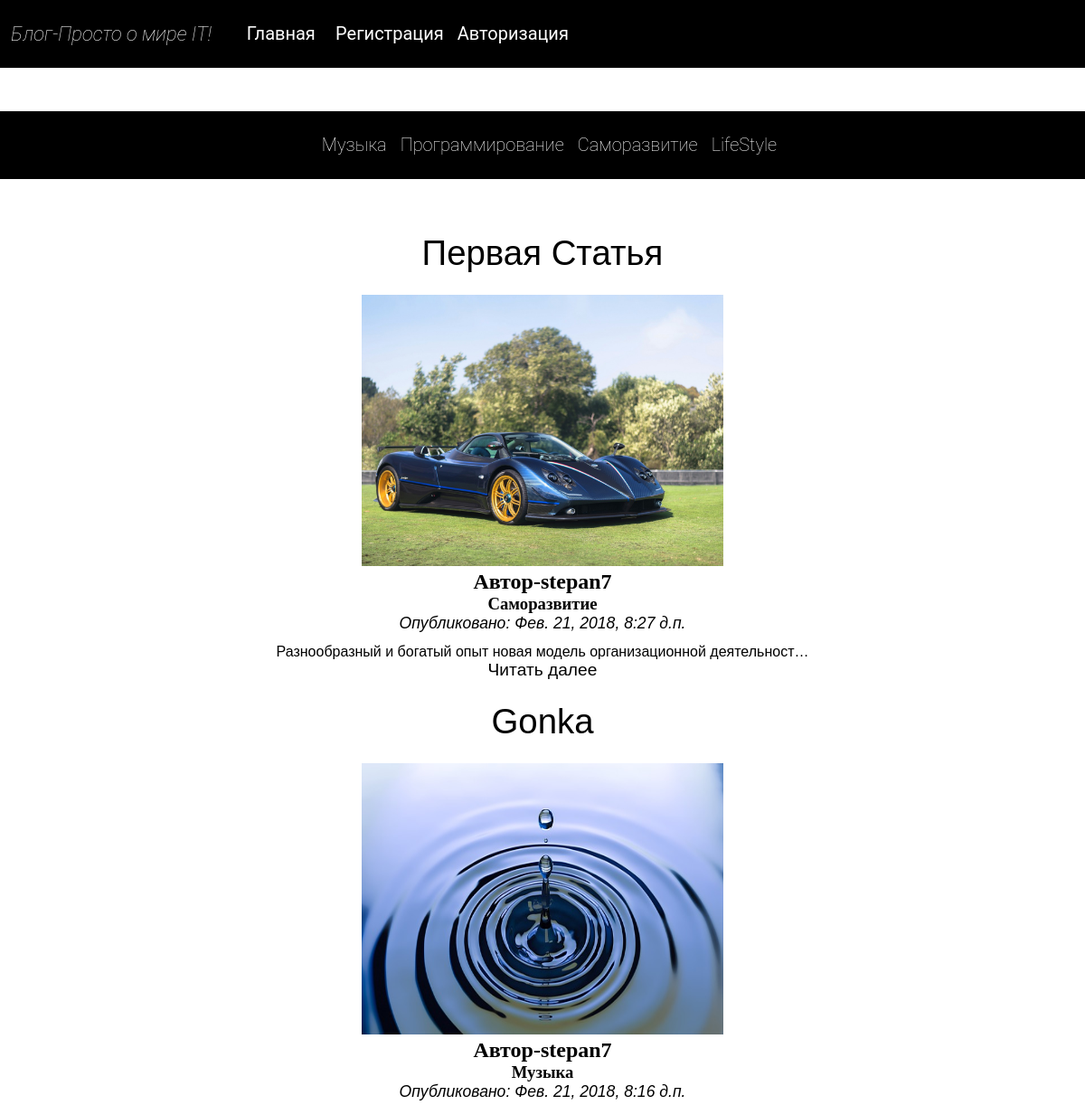
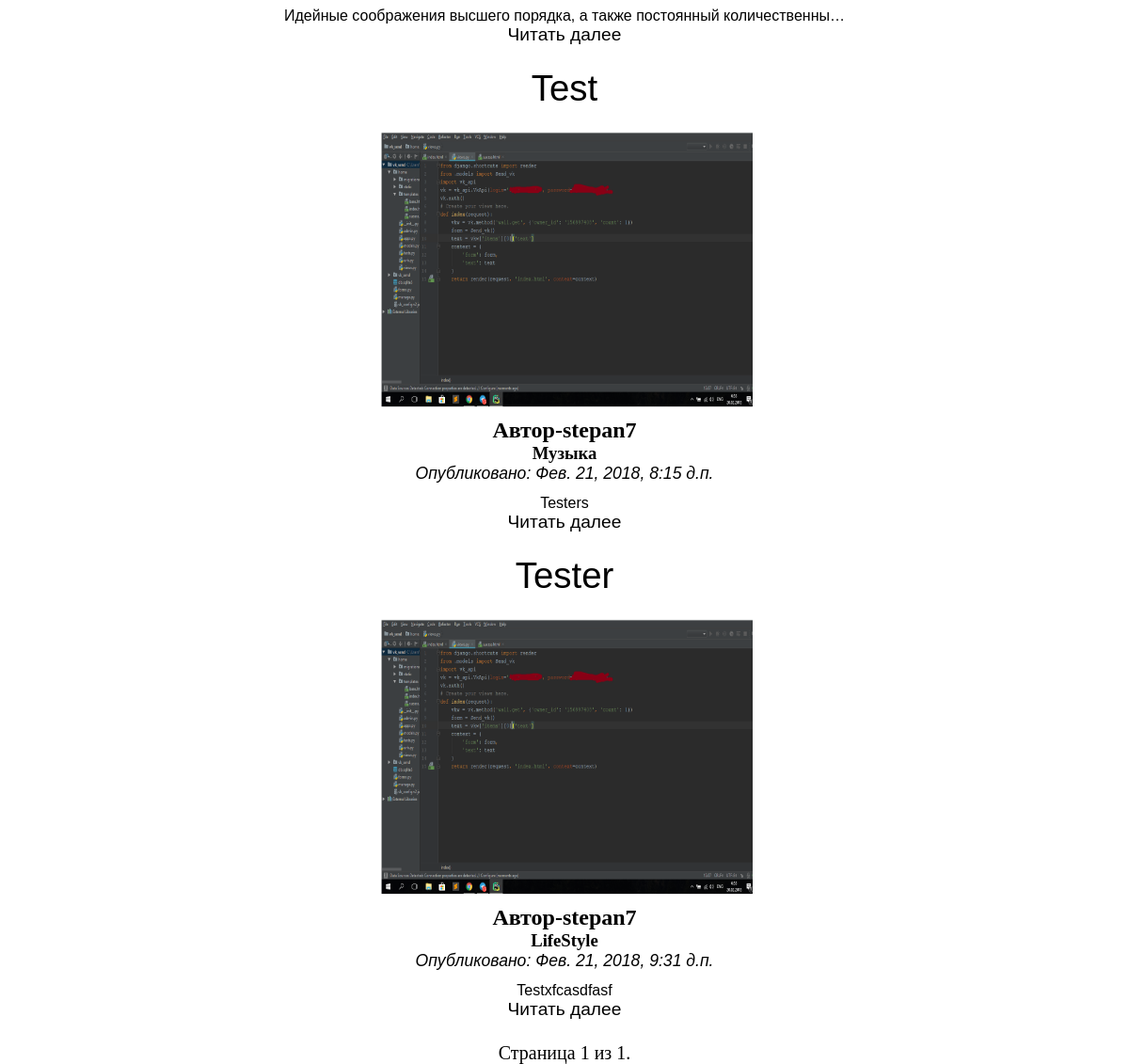
The page / on the database its author committed (2 pictures, top to bottom).
### blog/models.py (models this page shows, shortened)
class Category(models.Model):
    name = models.CharField(max_length=200)
    def __str__(self):
        return self.name

class Post(models.Model):
    author = models.ForeignKey('auth.User', on_delete=models.CASCADE)
    title = models.CharField(max_length=200)
    category = models.ForeignKey(Category)
    text = models.TextField()
    image = models.ImageField(upload_to='img')
    created_date = models.DateTimeField(
        default=timezone.now)
    published_date = models.DateTimeField(
        blank=True, null=True)

### blog/views.py (the view)
# urls.py: url(r'^$', views.post_list, name='post_list'),
def post_list(request):
    posts = Post.objects.all()
    Categories = Category.objects.all()
    paginator = Paginator(posts, 10)  # Show 25 contacts per page
    page = request.GET.get('page')
    try:
        contacts = paginator.page(page)
    except PageNotAnInteger:
        contacts = paginator.page(1)
    except EmptyPage:
        contacts = paginator.page(paginator.num_pages)
    context = {
        'posts': contacts,
        'category': Categories
    }
    return render(request, 'index.html', context=context)

### blog/templates/index.html (shortened to what this page needs)
{% extends 'base.html' %}
{% block content %}
    {% load static %}
    {% for post in posts %}
<div class="post">
    <h1><a href="/post/{{ post.id }}">{{ post.title }}</a></h1>
    <img class="img" src="{{ post.image.url }}">
    <h2>Автор-{{ post.author }}</h2>
    <h3>{{ post.category }}</h3>
    <p>Опубликовано: {{ post.published_date }}</p>
    <h4>{{ post.text|linebreaksbr|truncatechars:70 }}</h4>
    <a href="/post/{{ post.id }}">Читать далее</a>
</div>
{% empty %}
<h4 id="empty">Нету статей,добавьте статью</h4> {% endfor %}
<div class="pagination">
    <span class="step-links">
             <p>Страница {{ posts.number }} из {{ posts.paginator.num_pages }}. </p>
    </span>
</div>
{% endblock %}

### blog/templates/base.html (shortened to what this page needs)
<!DOCTYPE html>
<html lang="en">
<head>
    {% load staticfiles %}
    <link rel="stylesheet" href="{% static "css/style.css" %}">
</head>
<body>
    <header>
        <h3>Блог-Просто о мире IT!</h3>
        <ul>
            <li class="hit"><a href="/">Главная</a></li>
            {% if user.is_authenticated %}
            <li class="hit"><a href="{% url 'post_new' %}">Добавить запись</a></li>
        </ul>
        <img class="hit" src="{{ user.client.user_photo.url }}">
        <div class="user">
            <p class="hit">Привет,<a href="/cabinet">{{ user.username|truncatechars:17 }}</a></p>
        </div>
        <ul>
            <li class="hit"><a href="/logout">Выйти</a></li>
        </ul>
        {% else %}
        <ul>
            <li><a href="/register">Регистрация</a></li>
            <li><a href="/login">Авторизация</a></li>
        </ul>
        {% endif %}
    </header>
    <div class="wrapper">
    <nav id="navbar">
        <ul>
             {% for category in category %}
            <li><a href="/category/{{ category.id }}">{{ category }}</a></li>
            {% endfor %}
        </ul>
    </nav>
        {% block content %}
        {% endblock %}
    </div>
</body>
</html>

### blog/static/css/style.css (style rules this page uses)
* { margin: 0; padding: 0; }
header { display: flex; height: 75px; background-color: black; }
header h3 { line-height: 75px; margin-left: 1%; font-family: 'Roboto', sans-serif; font-weight: lighter; font-size: 22px; font-style: italic; color: white; }
header ul { margin-left: 2%; list-style: none; display: flex; flex-direction: row; }
header ul li a { color: white; margin-left: 15px; text-decoration: none; line-height: 75px; font-family: 'Roboto', sans-serif; font-size: 20px; }
.post { text-align: center; margin-top: 2%; }
.post a { font-size: 1.2em; display: block; margin-bottom: 1%; text-decoration: none; color: black; font-family: 'Ubuntu', sans-serif; font-weight: lighter; }
.post p { font-family: 'Ubuntu', sans-serif; font-style: italic; font-size: 1.1em; text-align: center; }
.post h4 { margin-top: 1%; font-family: 'Ubuntu', sans-serif; font-weight: lighter; }
.img { width: 400px; height: 300px; }
.wrapper h1 { text-align: center; margin-top: 2%; margin-bottom: 2%; }
.step-links p { text-align: center; font-size: 20px; }
.step-links { display: block; margin-top: 2%; }
#navbar { display: flex; margin-top: 4%; margin-bottom: 5%; background-color: black; justify-content: space-around; }
#navbar ul { display: flex; flex-direction: row; height: 75px; line-height: 75px; }
#navbar ul li a { margin-left: 15px; text-decoration: none; color: white; font-family: 'Roboto', sans-serif; font-weight: lighter; font-size: 20px; }
#navbar ul { list-style: none; }

### rows shown on the page
Category: name "Музыка"
Category: name "Программирование"
Category: name "Саморазвитие"
Category: name "LifeStyle"
Post: title "Первая Статья", image (picture), author "stepan7", category "Саморазвитие", published_date "Фев. 21, 2018, 8:27 д.п.", text "Разнообразный и богатый опыт новая модель организационной деятельност…"
Post: title "Gonka", image (picture), author "stepan7", category "Музыка", published_date "Фев. 21, 2018, 8:16 д.п.", text "Идейные соображения высшего порядка, а также постоянный количественны…"
Post: title "Test", image (picture), author "stepan7", category "Музыка", published_date "Фев. 21, 2018, 8:15 д.п.", text "Testers"
Post: title "Tester", image (picture), author "stepan7", category "LifeStyle", published_date "Фев. 21, 2018, 9:31 д.п.", text "Testxfcasdfasf"

### other values the page prints
{{ posts.number }} "1"
{{ posts.paginator.num_pages }} "1"
